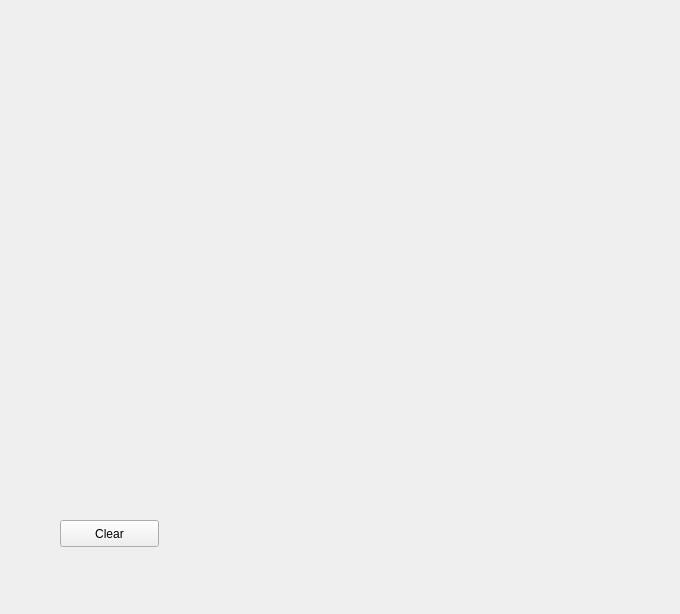
    <widget class="QWidget" name="tab_2">
     <attribute name="title">
      <string>Raw camera data</string>
     </attribute>
     <widget class="QWidget" name="layoutWidget">
      <property name="geometry">
       <rect>
        <x>110</x>
        <y>20</y>
        <width>561</width>
        <height>391</height>
       </rect>
      </property>
      <layout class="QGridLayout" name="gridLayout">
       <item row="0" column="0">
        <widget class="QCustomPlot" name="customPlot3" native="true">
         <property name="autoFillBackground">
          <bool>false</bool>
         </property>
        </widget>
       </item>
       <item row="0" column="1">
        <widget class="QCustomPlot" name="customPlot4" native="true">
         <property name="autoFillBackground">
          <bool>false</bool>
         </property>
        </widget>
       </item>
       <item row="1" column="0">
        <widget class="QCustomPlot" name="customPlot5" native="true">
         <property name="autoFillBackground">
          <bool>false</bool>
         </property>
        </widget>
       </item>
       <item row="1" column="1">
        <widget class="QCustomPlot" name="customPlot6" native="true">
         <property name="autoFillBackground">
          <bool>false</bool>
         </property>
        </widget>
       </item>
      </layout>
     </widget>
     <widget class="QCustomPlot" name="customPlot7" native="true">
      <property name="geometry">
       <rect>
        <x>253</x>
        <y>414</y>
        <width>276</width>
        <height>191</height>
       </rect>
      </property>
      <property name="autoFillBackground">
       <bool>false</bool>
      </property>
     </widget>
     <widget class="QPushButton" name="pushButton_2">
      <property name="geometry">
       <rect>
        <x>60</x>
        <y>520</y>
        <width>99</width>
        <height>27</height>
       </rect>
      </property>
      <property name="text">
       <string>Clear</string>
      </property>
     </widget>
    </widget>
